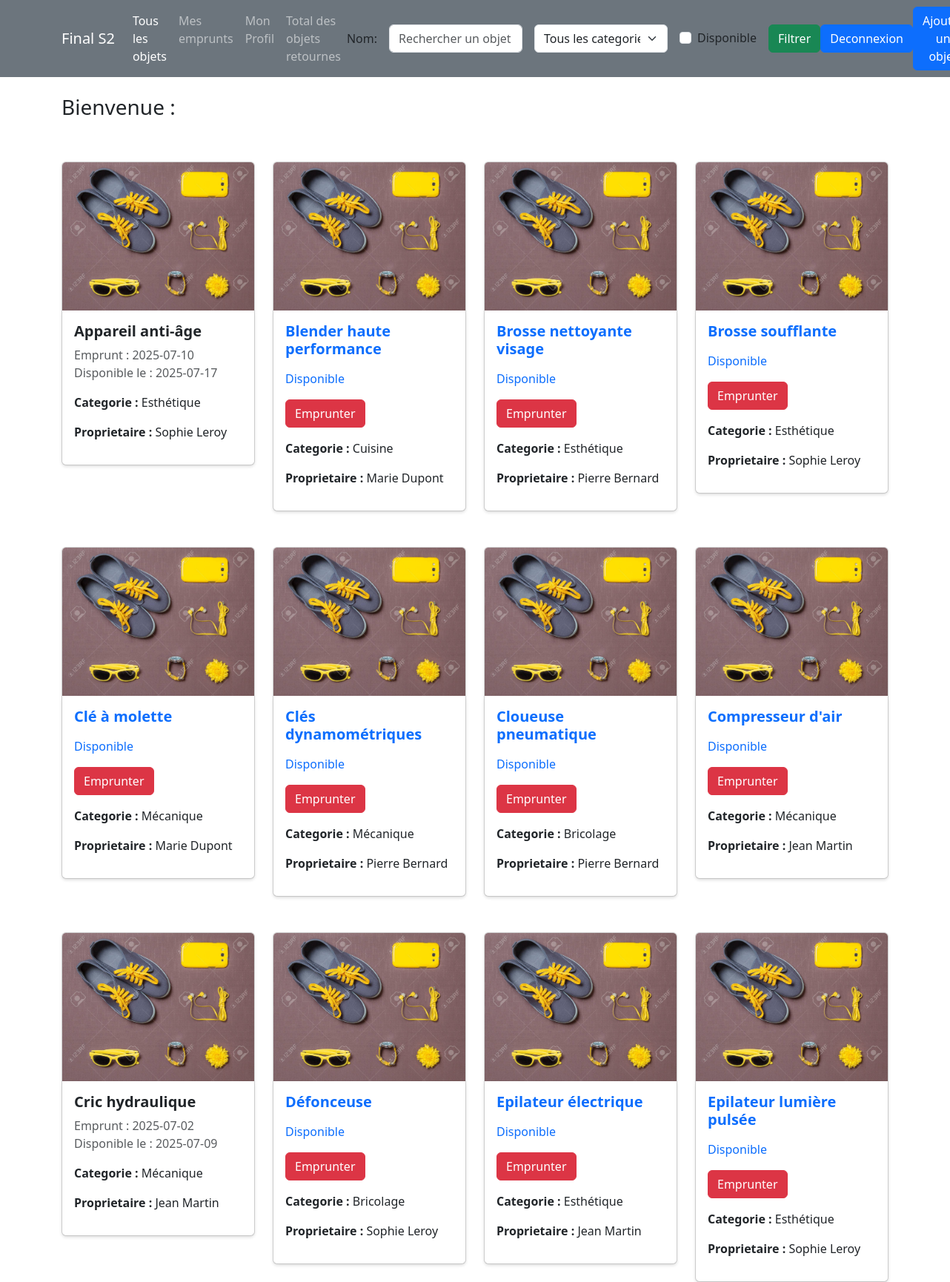
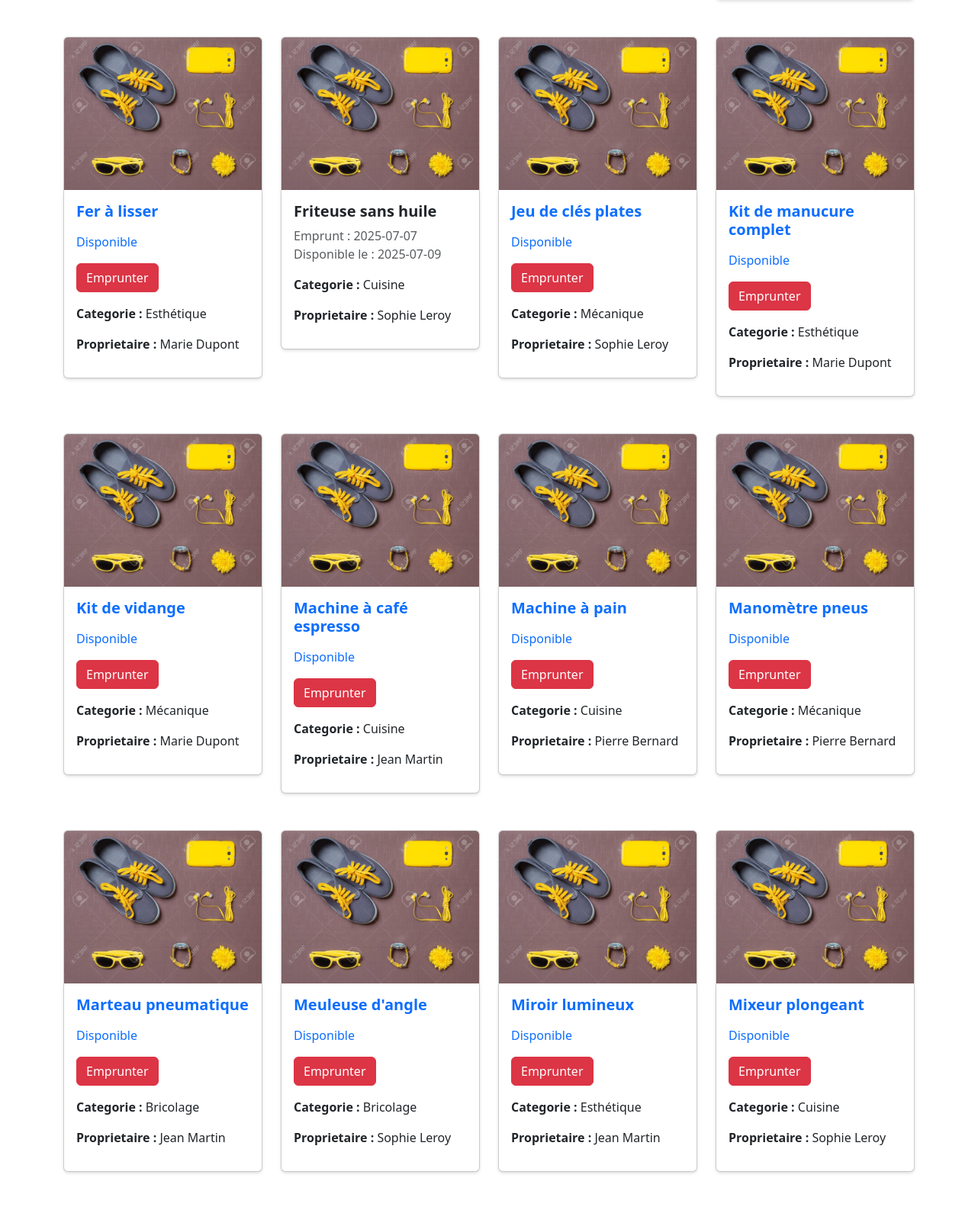
Page /pages/accueil.php (upper part) on the committed database (2 pictures, top to bottom).
### tables this page shows
CREATE TABLE exm_objet (
    id_objet INT AUTO_INCREMENT PRIMARY KEY,
    nom_objet VARCHAR(150) NOT NULL,
    id_categorie INT,
    id_membre INT,
    FOREIGN KEY (id_categorie) REFERENCES exm_categorie_objet(id_categorie) ON DELETE SET NULL,
    FOREIGN KEY (id_membre) REFERENCES exm_membre(id_membre) ON DELETE CASCADE
);

### inc/connexion.php (called while the page is built, shortened)
<?php
function dbconnect()
{
    static $connect = null;
    if ($connect === null) {
        $connect = mysqli_connect('localhost', 'root', '', 'final_S2');
        mysqli_set_charset($connect, 'utf8mb4');
    }
    return $connect;
}
?>

### inc/fonctions.php (called while the page is built, shortened)
<?php
require("connexion.php");
function getObjets()
{
    $sql = "SELECT * FROM v_objet_emprunt ORDER BY nom_objet ASC";
    $result = mysqli_query(dbconnect(), $sql);
    $objet = array();
    while ($row = mysqli_fetch_assoc($result)) {
        $objet[] = $row;
    }
    return $objet;
}
function getImage($idObj)
{
    $sql = "SELECT nom_image FROM exm_images_objet WHERE id_objet = %d ORDER BY id_image ASC LIMIT 1";
    $sql = sprintf($sql, $idObj);
    $result = mysqli_query(dbconnect(), $sql);
    return null;
}

### pages/accueil.php (the view, shortened to what this page needs)
<?php
include("../inc/fonctions.php");
$objets = getObjets();
?>
<!DOCTYPE html>
<html lang="en">
<head>
    <link href="../assets/bootstrap/css/bootstrap.min.css" rel="stylesheet" />
</head>
<body>
    <nav class="navbar navbar-expand-lg navbar-dark bg-secondary">
        <div class="container">
            <a class="navbar-brand" href="accueil.php">
                Final S2
            </a>
            <div class="collapse navbar-collapse" id="navbarNav">
                <ul class="navbar-nav me-auto">
                    <li class="nav-item">
                        <a class="nav-link <?= !isset($_GET['moi']) && !isset($_GET['categorie']) ? 'active' : '' ?>"
                            href="accueil.php">
                            Tous les objets
                        </a>
                    </li>
                    <li class="nav-item">
                        <a class="nav-link <?= isset($_GET['moi']) ? 'active' : '' ?>" href="accueil.php?moi=1">
                            Mes emprunts
                        </a>
                    </li>
                    <li class="nav-item">
                        <a class="nav-link <?= isset($_GET['profil']) ? 'active' : '' ?>"
                            href="profil.php?id=<?= $_SESSION['user'] ?>">
                            Mon Profil
                        </a>
                    </li>
                    <li class="nav-item">
                        <a class="nav-link" href="total.php">
                            Total des objets retournes
                        </a>
                    </li>
                </ul>
                <form class="d-flex align-items-center gap-2" action="recherche.php" method="get">
                    <label for="nom" class="form-label mb-0 me-2">Nom:</label>
                    <input type="text" name="nom" id="nom" class="form-control me-2" placeholder="Rechercher un objet"
                        style="width: 180px;">
                    <select name="categorie" class="form-select me-2" style="width: 180px;">
                        <option value="">Tous les categories</option>
                    </select>
                    <div class="form-check me-2">
                        <input class="form-check-input" type="checkbox" name="disponible" id="disponible"
                            <?= isset($_GET['disponible']) ? 'checked' : '' ?>>
                        <label class="form-check-label" for="disponible">Disponible</label>
                    </div>
                    <button class="btn btn-success" type="submit">
                        Filtrer
                    </button>
                </form>
                <a href="deco.php" class="btn btn-primary">Deconnexion</a>
                <a href="addObjet.php" class="btn btn-primary">Ajouter un objet</a>
            </div>
        </div>
    </nav>
    <div class="container">
        <h3 class="mt-4">Bienvenue : <span class="text-danger"><?= getUserById($_SESSION['user'])['nom'] ?></span></h3>
        <div class="row">
            <?php foreach ($objets as $objet) { ?>
                <section class="col-lg-3 col-md-6 col-sm-12 mt-5">
                    <article class="card shadow-sm card-hover" style="">
                        <?php if (getImage($objet['id_objet']) != null) { ?>
                            <img src="../uploads/pubs/<?= getImage($objet['id_objet']) ?>" class="card-img-top" alt=""
                                style="height: 200px; object-fit: cover;">
                        <?php } else { ?>
                            <img src="../assets/images/default.jpg" class="card-img-top" alt=""
                                style="height: 200px; object-fit: cover;">
                        <?php } ?>
                        <a href="fiche.php?id=<?= $objet['id_objet'] ?>" class="text-decoration-none">
                            <article class="card border-0 shadow-sm" style="">
                                <div class="card-body">
                                    <h5 class="card-title fw-bold"><?php echo $objet['nom_objet']; ?></h5>
                                    <p class="card-text text-muted">
                                        <?php if (!empty($objet['date_emprunt'])) { ?>
                                        Emprunt : <?php echo $objet['date_emprunt']; ?>
                                        <br>
                                    <?php } ?>
                                    <?php if (!empty($objet['date_retour'])) { ?>
                                        Disponible le : <?php echo $objet['date_retour']; ?>
                                    <?php } ?>
                                    <?php if (empty($objet['date_emprunt']) && empty($objet['date_retour'])) { ?>
                                        <p>Disponible</p>
                                        <a href="emprunter.php?id=<?= $objet['id_objet'] ?>" class="btn btn-danger text-decoration-none"> Emprunter</a>
                                    <?php } ?>
                                    </p>
                                    <p><b>Categorie :</b> <?= $objet['nom_categorie'] ?> </p>
                                    <p><b>Proprietaire : </b><?= $objet['nom'] ?></p>
                                </div>
                            </article>
                        </a>
                </section>
            <?php } ?>
        </div>
    </div>
</body>
</html>

### rows in the picture
exm_objet: nom_objet "Appareil anti-âge", date_emprunt "2025-07-10", date_retour "2025-07-17", nom_categorie "Esthétique", nom "Sophie Leroy"
exm_objet: nom_objet "Blender haute performance", nom_categorie "Cuisine", nom "Marie Dupont"
exm_objet: nom_objet "Brosse nettoyante visage", nom_categorie "Esthétique", nom "Pierre Bernard"
exm_objet: nom_objet "Brosse soufflante", nom_categorie "Esthétique", nom "Sophie Leroy"
exm_objet: nom_objet "Clé à molette", nom_categorie "Mécanique", nom "Marie Dupont"
exm_objet: nom_objet "Clés dynamométriques", nom_categorie "Mécanique", nom "Pierre Bernard"
exm_objet: nom_objet "Cloueuse pneumatique", nom_categorie "Bricolage", nom "Pierre Bernard"
exm_objet: nom_objet "Compresseur d'air", nom_categorie "Mécanique", nom "Jean Martin"
exm_objet: nom_objet "Cric hydraulique", date_emprunt "2025-07-02", date_retour "2025-07-09", nom_categorie "Mécanique", nom "Jean Martin"
exm_objet: nom_objet "Défonceuse", nom_categorie "Bricolage", nom "Sophie Leroy"
exm_objet: nom_objet "Epilateur électrique", nom_categorie "Esthétique", nom "Jean Martin"
exm_objet: nom_objet "Epilateur lumière pulsée", nom_categorie "Esthétique", nom "Sophie Leroy"
exm_objet: nom_objet "Fer à lisser", nom_categorie "Esthétique", nom "Marie Dupont"
exm_objet: nom_objet "Friteuse sans huile", date_emprunt "2025-07-07", date_retour "2025-07-09", nom_categorie "Cuisine", nom "Sophie Leroy"
exm_objet: nom_objet "Jeu de clés plates", nom_categorie "Mécanique", nom "Sophie Leroy"
exm_objet: nom_objet "Kit de manucure complet", nom_categorie "Esthétique", nom "Marie Dupont"
exm_objet: nom_objet "Kit de vidange", nom_categorie "Mécanique", nom "Marie Dupont"
exm_objet: nom_objet "Machine à café espresso", nom_categorie "Cuisine", nom "Jean Martin"
exm_objet: nom_objet "Machine à pain", nom_categorie "Cuisine", nom "Pierre Bernard"
exm_objet: nom_objet "Manomètre pneus", nom_categorie "Mécanique", nom "Pierre Bernard"
exm_objet: nom_objet "Marteau pneumatique", nom_categorie "Bricolage", nom "Jean Martin"
exm_objet: nom_objet "Meuleuse d'angle", nom_categorie "Bricolage", nom "Sophie Leroy"
exm_objet: nom_objet "Miroir lumineux", nom_categorie "Esthétique", nom "Jean Martin"
exm_objet: nom_objet "Mixeur plongeant", nom_categorie "Cuisine", nom "Sophie Leroy"
